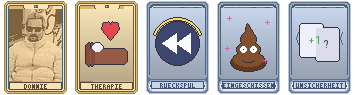
#> input picture assets/1x/Consumables.png, 355 x 95 px, given in place of Jokers.png, which was not available
$ python don_appetito_art.py ../assets/1x/Consumables.png
#> lines starting #> are read from the running program, lines starting #| are printed output that depends on the picture; after the words box and inside, x2 and y2 are one past the last pixel; in counts of white or black regions, pixels touching at a corner belong together; pictures that were not available may be replaced by others from this repository, and a replacement may not be noted
### tools/food_art.py
"""Draws Donlatro food jokers as pixel art in the vanilla food-joker card style."""
from PIL import Image, ImageDraw

REF = r'C:\Users\User\AppData\Roaming\Balatro\vanilla-src\resources\textures\1x\Jokers.png'  # vanilla sheet (template source)
W, H = 71, 95
WHITE = (255, 255, 255, 255)
OUTLINE = (52, 48, 60, 255)
ref_sheet = Image.open(REF).convert('RGBA')
#> ref_sheet is the input picture: PIL image 355x95 RGBA; mean R, G, B, A 152, 147.4, 143.3, 220.6
ramen = ref_sheet.crop((2 * 71, 15 * 95, 3 * 71, 16 * 95))
#> ramen: PIL image 71x95 RGBA; every value is 0
rp = ramen.load()
FRAME = rp[5, 1]
#> FRAME = (0, 0, 0, 0)
LETTER_OUT = rp[9, 6]
#> LETTER_OUT = (0, 0, 0, 0)

# letter mask: top-left JOKER glyphs (white fill + dark outline) inside x 3..12, y 5..53
letters = {}
for y in range(5, 54):
    for x in range(3, 13):
        v = rp[x, y]
        if x >= 4 and v[:3] == (255, 255, 255):
            letters[(x, y)] = 'fill'
        elif v == LETTER_OUT:
            letters[(x, y)] = 'out'
#> after the loop, letters = 490 items
for (x, y), k in list(letters.items()):
    letters[(W - 1 - x, H - 1 - y)] = k  # rotated copy, bottom-right
#> this loop made 490 passes
#> (x, y) on passes 1 to 3: (3, 5), (4, 5), (5, 5)
#> after the loop, letters = 980 items


def shade(c, f):
    return tuple(max(0, min(255, int(v * f))) for v in c[:3]) + (255,)


# [22 lines left out: functions card_base, add_letters, not called in this run]


def outline(obj):
    """vanilla look: 1px dark outline hugging the object, then 1px white outside it."""
    src = obj.load()
    w, h = obj.size
    solid = lambda x, y: 0 <= x < w and 0 <= y < h and src[x, y][3] > 0
    n4 = ((1, 0), (-1, 0), (0, 1), (0, -1))
    n8 = n4 + ((1, 1), (1, -1), (-1, 1), (-1, -1))
    ring1 = [(x, y) for x in range(w) for y in range(h)
             if not solid(x, y) and any(solid(x + dx, y + dy) for dx, dy in n4)]
    for x, y in ring1:
        src[x, y] = OUTLINE
    ring2 = [(x, y) for x in range(w) for y in range(h)
             if not solid(x, y) and any(solid(x + dx, y + dy) for dx, dy in n8)]
    for x, y in ring2:
        src[x, y] = WHITE


# [142 lines left out: functions glyph, sosse, doener, holy_energy, maggi, maultaschen and 1 more, not called in this run]


FOODS = [  # key, draw fn, background
    ('sosse', sosse, (238, 166, 40)),
    ('doener', doener, (214, 70, 60)),
    ('holyenergy', holy_energy, (128, 90, 200)),
    ('maggi', maggi, (240, 200, 70)),
    ('maultaschen', maultaschen, (84, 160, 110)),
    ('sauerteigbrot', sauerteigbrot, (90, 150, 210)),
]


# [8 lines left out: function render, not called in this run]


# [10 lines that do not run on import are left out]

### tools/don_appetito_art.py
"""Don Appetito: the Daunendonnie photo (pixelated, warm tint) holding a hand-drawn Kochlöffel.

Usage: python don_appetito_art.py <pixelated base card png>
(base = the photo card made like Daunendonnie's, see pixelize step in the session notes)
Writes don_appetito_1x.png and don_appetito_preview.png into the current directory.
"""
import os
import sys
from PIL import Image, ImageDraw

sys.path.insert(0, os.path.dirname(os.path.abspath(__file__)))
from food_art import outline  # noqa: E402

W, H = 71, 95


def spoon_layer():
    layer = Image.new('RGBA', (W, H), (0, 0, 0, 0))
    d = ImageDraw.Draw(layer)
    wood, wood_d, wood_h = (196, 140, 86), (146, 98, 56), (226, 182, 128)
    d.line((30, 86, 52, 34), fill=wood, width=4)                               # handle
    d.line((31, 86, 53, 34), fill=wood_d, width=1)
    d.ellipse((47, 14, 61, 36), fill=wood)                                     # spoon bowl
    d.ellipse((50, 18, 58, 32), fill=wood_d)
    d.ellipse((50, 17, 54, 22), fill=wood_h)
    for x, y in ((55, 12), (58, 9), (52, 8)):                                  # steam / sauce drops
        d.point((x, y), fill=(250, 250, 250))
    outline(layer)
    return layer


if __name__ == '__main__':
    card = Image.open(sys.argv[1]).convert('RGBA')
    frame = card.getchannel('A')
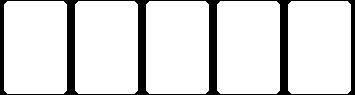
#> frame: PIL image 355x95 L; 86.5% white; 1 black region, box (x1, y1, x2, y2) and area: (0, 0, 355, 95) 4550
    card.alpha_composite(spoon_layer())
#> in spoon_layer, `outline(layer)`:
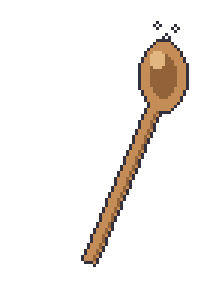
#> layer: PIL image 71x95 RGBA (shown 3 times larger); mean R, G, B, A 25.1, 21.1, 17.6, 35.5; transparent parts drawn white
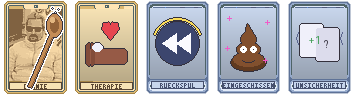
#> card: PIL image 355x95 RGBA; mean R, G, B, A 151.3, 146.7, 143.2, 220.6; transparent parts drawn white
    card.putalpha(Image.composite(card.getchannel('A'), frame, frame))         # keep spoon inside the card
    card.save('don_appetito_1x.png')
    card.resize((W * 5, H * 5), Image.NEAREST).save('don_appetito_preview.png')
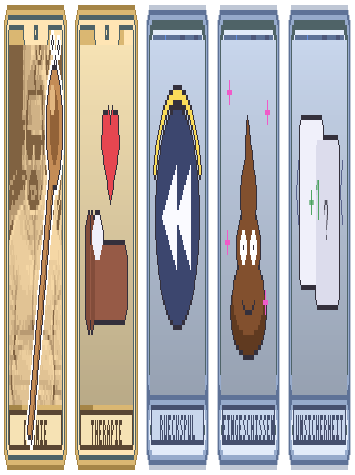
#> saved as don_appetito_preview.png: PIL image 355x475 RGBA; mean R, G, B, A 151.3, 146.7, 143.2, 220.6; transparent parts drawn white

$ run again, on assets/1x/Enhancements.png
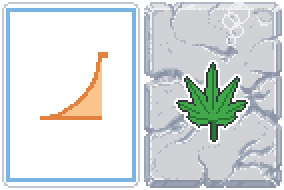
#> input picture assets/1x/Enhancements.png, 142 x 95 px, given in place of Jokers.png, which was not available (shown 2 times larger)
#> ref_sheet is the input picture: PIL image 142x95 RGBA; mean R, G, B, A 207.2, 213.3, 214.9, 240.7
#> ramen: PIL image 71x95 RGBA; every value is 0
#> FRAME = (0, 0, 0, 0)
#> after the loop `for y in range(5, 54):`: letters = 490 items
#> the loop `for (x, y), k in list(letters.items()):` made 490 passes
#> (x, y) on passes 1 to 3: (3, 5), (4, 5), (5, 5)
#> after the loop `for (x, y), k in list(letters.items()):`: letters = 980 items
#> `frame = card.getchannel('A')`:
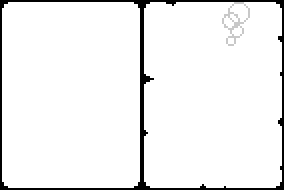
#> frame: PIL image 142x95 L (shown 2 times larger); min 0, max 255, mean 240.7
#> `card.resize((W * 5, H * 5), Image.NEAREST).save('don_appetito_preview...`:
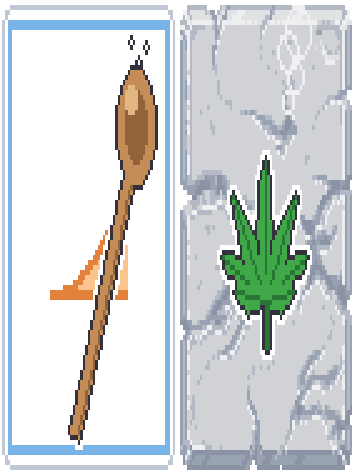
#> saved as don_appetito_preview.png: PIL image 355x475 RGBA; mean R, G, B, A 202.8, 207.8, 208.5, 240.8; transparent parts drawn white
